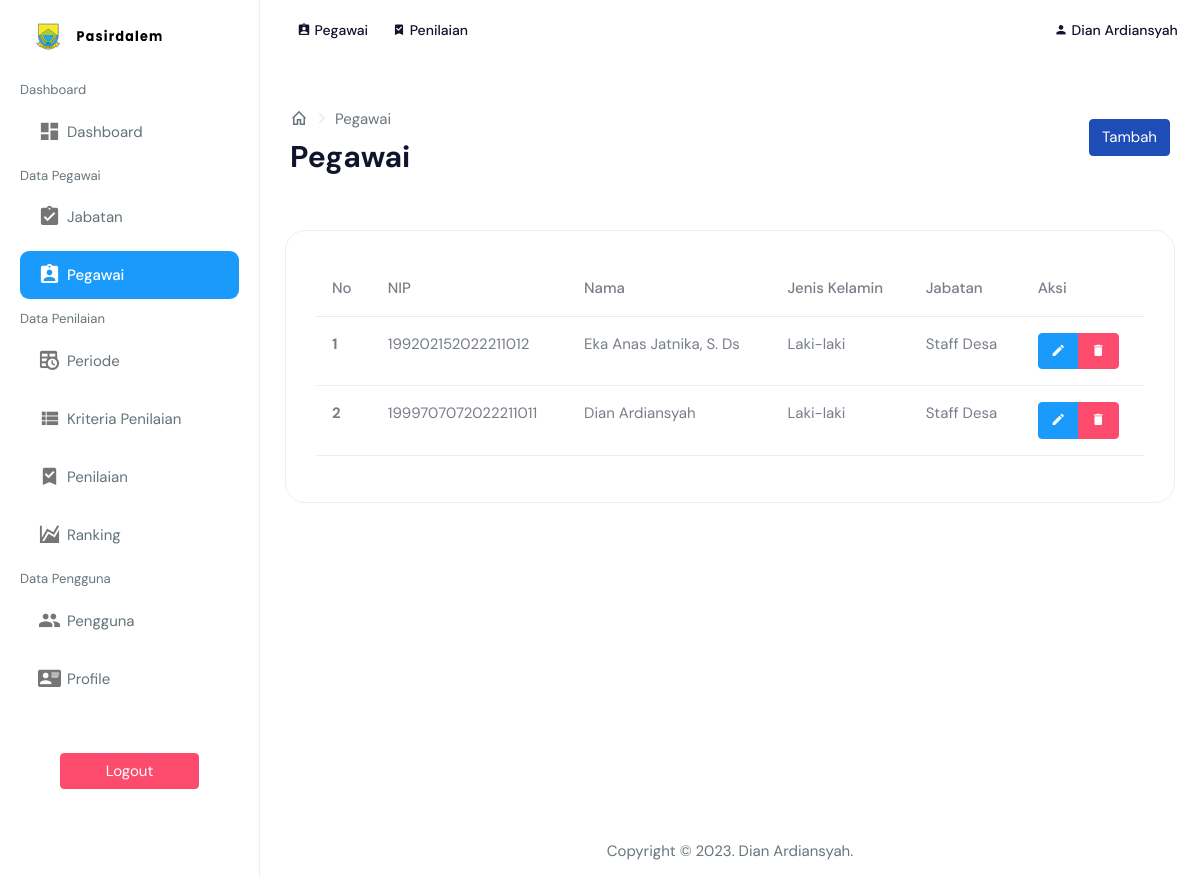
/view_pegawai/pegawai.php (signed in), run on the app's committed database.
### tables this page shows
CREATE TABLE `users` (
  `id_user` int(11) NOT NULL,
  `nama` varchar(255) NOT NULL,
  `username` varchar(255) NOT NULL,
  `password` varchar(255) NOT NULL,
  `jabatan_id` int(11) NOT NULL,
  `role_id` int(11) NOT NULL,
  `date_created` date NOT NULL,
  `is_active` int(11) NOT NULL
);

CREATE TABLE `pegawai` (
  `id_pegawai` int(11) NOT NULL,
  `nip` varchar(100) NOT NULL,
  `nama_pegawai` varchar(255) NOT NULL,
  `jk` varchar(50) NOT NULL,
  `jabatan_id` int(11) NOT NULL,
  `status` varchar(20) NOT NULL
);

CREATE TABLE `jabatan` (
  `id_jabatan` int(11) NOT NULL,
  `jabatan` varchar(255) NOT NULL,
  `deskripsi` text NOT NULL
);

### functions.php (called while the page is built, shortened)
<?php
$conn = mysqli_connect("localhost", "root", "", "db_sikijawa");
function query($query)
{
    global $conn;
    $result = mysqli_query($conn, $query);
    $rows = [];
    while ($row = mysqli_fetch_assoc($result)) {
        $rows[] = $row;
    }
    return $rows;
}

### view_pegawai/pegawai.php (the view, shortened to what this page needs)
<?php
include "../templates/header.php";
$pegawai = query(
    "SELECT * FROM pegawai
    INNER JOIN jabatan ON pegawai.jabatan_id = jabatan.id_jabatan"
);
?>
<div class="page-breadcrumb">
    <div class="row align-items-center">
        <div class="col-6">
            <nav aria-label="breadcrumb">
                <ol class="breadcrumb mb-0 d-flex align-items-center">
                    <li class="breadcrumb-item"><a href="index.html" class="link"><i
                                class="mdi mdi-home-outline fs-4"></i></a></li>
                    <li class="breadcrumb-item active" aria-current="page">Pegawai</li>
                </ol>
            </nav>
            <h1 class="mb-0 fw-bold">Pegawai</h1>
        </div>
        <div class="col-6">
            <div class="text-end upgrade-btn">
                <a href="pegawai_add.php" class="btn btn-primary text-white">Tambah</a>
            </div>
        </div>
    </div>
</div>
<div class="container-fluid">
    <div class="row">
        <div class="col-lg-12">
            <div class="card">
                <div class="card-body">
                    <div class="table-responsive">
                        <table class="table">
                            <thead>
                                <tr>
                                    <th scope="col">No</th>
                                    <th scope="col">NIP</th>
                                    <th scope="col">Nama</th>
                                    <th scope="col">Jenis Kelamin</th>
                                    <th scope="col">Jabatan</th>
                                    <th scope="col">Aksi</th>
                                </tr>
                            </thead>
                            <tbody>
                                <?php $i = 1; ?>
                                <?php foreach ($pegawai as $p): ?>
                                    <tr>
                                        <th scope="row">
                                            <?= $i; ?>
                                        </th>
                                        <td>
                                            <?= $p["nip"]; ?>
                                        </td>
                                        <td>
                                            <?= $p["nama_pegawai"]; ?>
                                        </td>
                                        <td>
                                            <?= $p["jk"]; ?>
                                        </td>
                                        <td>
                                            <?= $p["jabatan"]; ?>
                                        </td>
                                        <td>
                                            <div class="btn-group btn-group-toggle" data-toggle="buttons">
                                                <a href="pegawai_edit.php?id=<?= $p["id_pegawai"] ?>"
                                                    class="btn btn-info text-white"><i class="mdi mdi-pencil"></i></a>
                                                <a href="pegawai_delete.php?id=<?= $p["id_pegawai"] ?>"
                                                    class="btn btn-danger text-white"
                                                    onclick="return confirm('Yakin ingin menghapus <?= $p['nama_pegawai']; ?>?');"><i
                                                        class="mdi mdi-delete"></i></a>
                                            </div>
                                        </td>
                                    </tr>
                                    <?php $i++; ?>
                                <?php endforeach; ?>
                            </tbody>
                        </table>
                    </div>
                </div>
            </div>
        </div>
    </div>
</div>
<?php
include "../templates/footer.php";
?>

### templates/topbar.php (shortened to what this page needs)
<header class="topbar" data-navbarbg="skin6">
    <nav class="navbar top-navbar navbar-expand-md navbar-light">
        <div class="navbar-header" data-logobg="skin6">
            <a class="navbar-brand" href="index.html">
                <b class="logo-icon">
                    <img src="../assets/images/logo-icon.png" alt="homepage" class="dark-logo" />
                </b>
                <span class="logo-text">
                    <img src="../assets/images/logo-text.png" alt="homepage" class="dark-logo" />
                </span>
            </a>
        </div>
        <div class="navbar-collapse collapse" id="navbarSupportedContent" data-navbarbg="skin5">
            <ul class="navbar-nav float-start">
                <li class="nav-item">
                    <a class="nav-link" href="../view_pegawai/pegawai.php">
                        <h6>
                            <i class="mdi mdi-clipboard-account"></i>
                            Pegawai
                        </h6>
                    </a>
                </li>
                <li class="nav-item">
                    <a class="nav-link" href="../view_penilaian/penilaian.php">
                        <h6>
                            <i class="mdi mdi-bookmark-check"></i>
                            Penilaian
                        </h6>
                    </a>
                </li>
            </ul>
            <ul class="navbar-nav float-end ms-auto">
                <li class="nav-item dropdown">
                    <a class="nav-link dropdown-toggle text-muted waves-effect waves-dark pro-pic" href="#"
                        id="navbarDropdown" role="button" data-bs-toggle="dropdown" aria-expanded="false">
                        <h6>
                            <i class="mdi mdi-account"></i>
                            <?= $user["nama"] ?>
                        </h6>
                    </a>
                </li>
            </ul>
        </div>
    </nav>
</header>

### data on the page
users: nama "Dian Ardiansyah"
pegawai: nip "199202152022211012", nama_pegawai "Eka Anas Jatnika, S. Ds", jk "Laki-laki", jabatan.jabatan "Staff Desa"
pegawai: nip "1999707072022211011", nama_pegawai "Dian Ardiansyah", jk "Laki-laki", jabatan.jabatan "Staff Desa"
